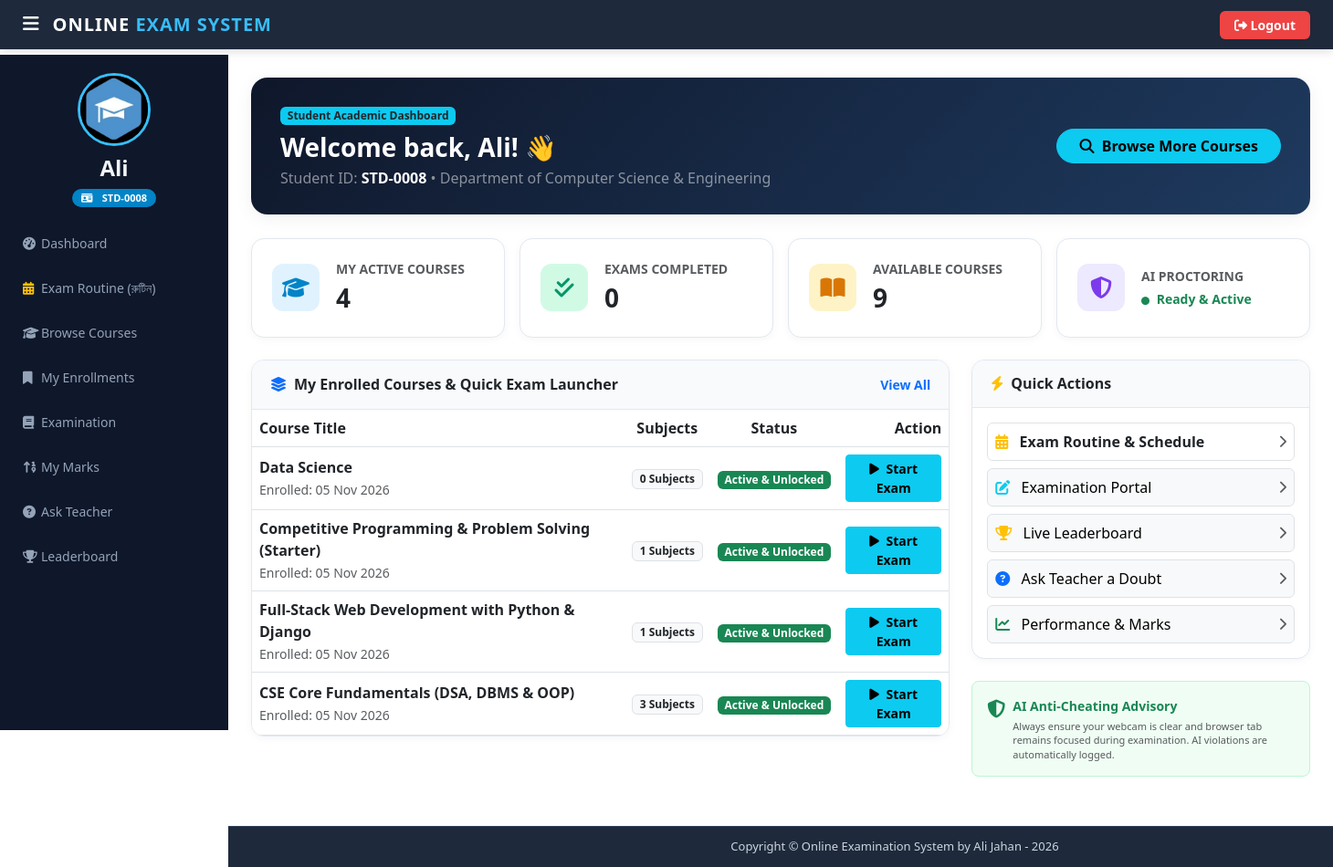
The page /student/student-dashboard (signed in) on the database as committed earlier.
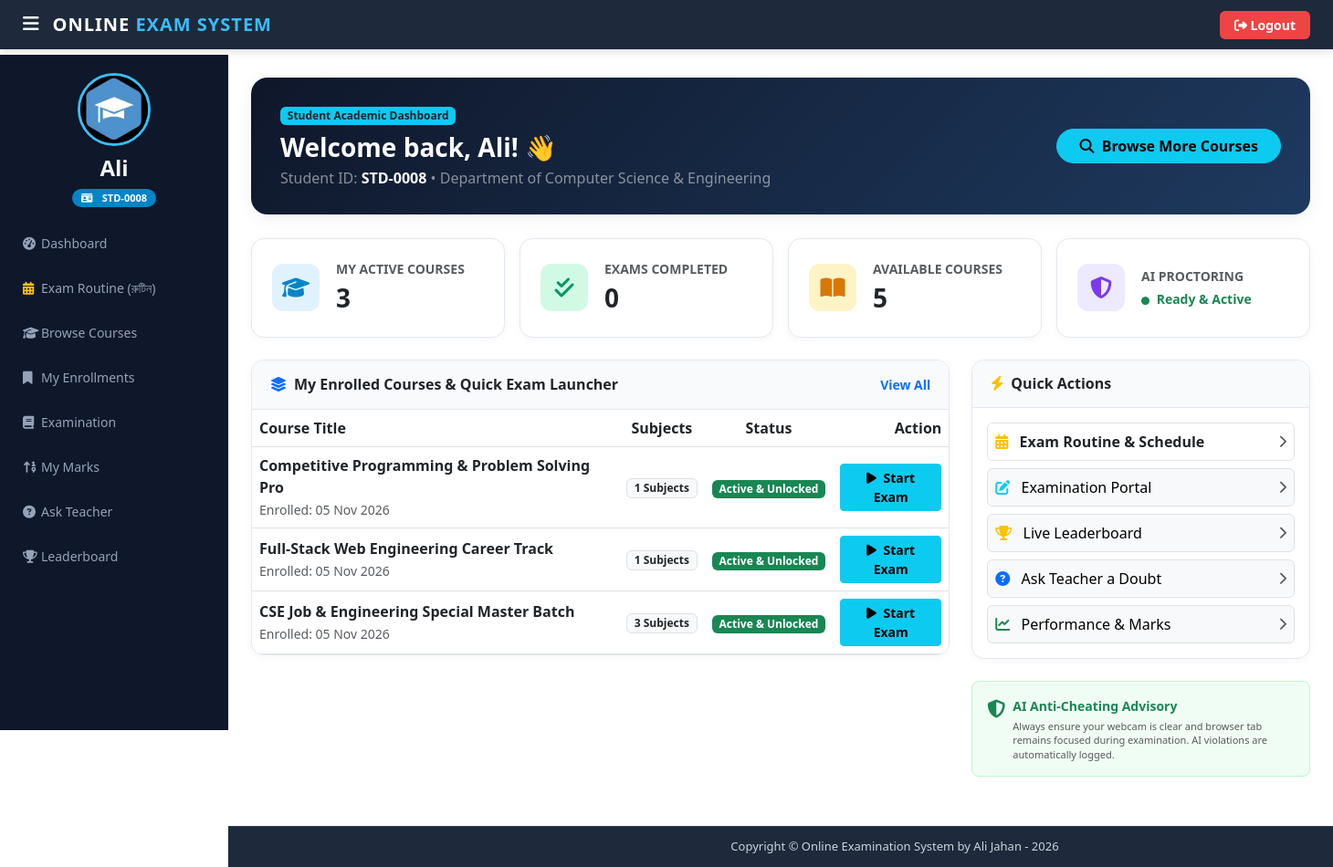
The same page on the database as committed later.
### exam/models.py (models this page shows, shortened)
class Enrollment(models.Model):
    STATUS_CHOICES = [
        ('pending', 'Pending'),
        ('active', 'Active'),
        ('expired', 'Expired'),
        ('cancelled', 'Cancelled'),
    ]
    student = models.ForeignKey(Student, on_delete=models.CASCADE, related_name='enrollments')
    course = models.ForeignKey(Course, on_delete=models.CASCADE, related_name='enrollments')
    status = models.CharField(max_length=20, choices=STATUS_CHOICES, default='pending')
    enrolled_at = models.DateTimeField(auto_now_add=True)
    expires_at = models.DateTimeField(null=True, blank=True)
    class Meta:
        unique_together = ('student', 'course')

class Course(models.Model):
    course_name = models.CharField(max_length=200)
    question_number = models.PositiveIntegerField(default=0)
    total_marks = models.PositiveIntegerField(default=0)
    start_time = models.DateTimeField(null=True, blank=True)
    end_time = models.DateTimeField(null=True, blank=True)
    result_publish_time = models.DateTimeField(null=True, blank=True)
    slug = models.SlugField(max_length=220, unique=True, blank=True, null=True)
    category = models.ForeignKey(CourseCategory, on_delete=models.SET_NULL, null=True, blank=True, related_name='courses')
    teacher = models.ForeignKey(Teacher, on_delete=models.SET_NULL, null=True, blank=True, related_name='courses')
    description = models.TextField(blank=True)
    thumbnail = models.ImageField(upload_to='course_thumbnails/', null=True, blank=True)
    price = models.DecimalField(max_digits=8, decimal_places=2, default=0.00)
    original_price = models.DecimalField(max_digits=8, decimal_places=2, default=0.00, blank=True)
    negative_marking = models.FloatField(default=0.25)
    routine_date = models.DateField(null=True, blank=True)
    routine_syllabus = models.TextField(blank=True, default='')
    batch_title = models.CharField(max_length=150, blank=True, default='')
    is_free = models.BooleanField(default=False)
    is_active = models.BooleanField(default=True)
    created_at = models.DateTimeField(auto_now_add=True, null=True, blank=True)
    updated_at = models.DateTimeField(auto_now=True, null=True, blank=True)
    class Meta:
        ordering = ['-created_at']

### student/views.py (the view)
# urls.py: path('student-dashboard', views.student_dashboard_view,name='student-dashboard'),
@login_required(login_url='studentlogin')
@user_passes_test(is_student)
def student_dashboard_view(request):
    from exam.models import Enrollment, Result
    student = models.Student.objects.get(user_id=request.user.id)
    my_enrollments = Enrollment.objects.filter(student=student, status='active').select_related('course').prefetch_related('course__subjects')
    active_enrollments = my_enrollments.count()
    pending_enrollments = Enrollment.objects.filter(student=student, status='pending').count()
    total_exams_taken = Result.objects.filter(student=student, is_practice=False).count()
    recent_results = Result.objects.filter(student=student).order_by('-date')[:5]
    dict = {
        'student': student,
        'my_enrollments': my_enrollments,
        'total_course': QMODEL.Course.objects.filter(is_active=True).count(),
        'total_question': QMODEL.Question.objects.all().count(),
        'active_enrollments': active_enrollments,
        'pending_enrollments': pending_enrollments,
        'total_exams_taken': total_exams_taken,
        'recent_results': recent_results,
    }
    return render(request, 'student/student_dashboard.html', context=dict)

### student/models.py (called while the page is built)
    @property
    def student_id(self):
        return f"STD-{self.id:04d}"

### student/views.py (called while the page is built)
def is_student(user):
    return user.groups.filter(name='STUDENT').exists()

### templates/student/student_dashboard.html (shortened to what the changed rows need)
{% extends 'student/studentbase.html' %}
{% load static %}
{% block content %}
<link href="https://cdn.jsdelivr.net/npm/bootstrap@5.3.0/dist/css/bootstrap.min.css" rel="stylesheet">
<div class="row g-3 mb-4">
  <div class="col-sm-6 col-xl-3">
    <a href="/my-enrollments" class="kpi-card">
      <div>
        <div class="text-muted small fw-bold text-uppercase">My Active Courses</div>
        <div class="fs-3 fw-bold text-dark">{{ active_enrollments }}</div>
      </div>
    </a>
  </div>
  <div class="col-sm-6 col-xl-3">
    <a href="/courses" class="kpi-card">
      <div>
        <div class="text-muted small fw-bold text-uppercase">Available Courses</div>
        <div class="fs-3 fw-bold text-dark">{{ total_course }}</div>
      </div>
    </a>
  </div>
</div>
<div class="row g-4 mb-4">
  <div class="col-lg-8">
    <div class="content-box">
      <div class="p-0">
        {% if my_enrollments %}
          <div class="table-responsive mb-0">
            <table class="table table-hover align-middle mb-0">
              <thead class="bg-light">
                <tr>
                  <th>Course Title</th>
                  <th class="text-center">Subjects</th>
                  <th class="text-center">Status</th>
                  <th class="text-end">Action</th>
                </tr>
              </thead>
              <tbody>
                {% for enrollment in my_enrollments %}
                <tr>
                  <td>
                    <div class="fw-bold text-dark">{{ enrollment.course.course_name }}</div>
                    <small class="text-muted">Enrolled: {{ enrollment.enrolled_at|date:"d M Y" }}</small>
                  </td>
                  <td class="text-center">
                    <span class="badge bg-light text-dark border">{{ enrollment.course.subjects.count }} Subjects</span>
                  </td>
                  <td class="text-center">
                    <span class="badge bg-success">Active & Unlocked</span>
                  </td>
                  <td class="text-end">
                    <a href="{% url 'take-exam' enrollment.course.id %}" class="btn btn-sm btn-info fw-bold">
                      <i class="fas fa-play me-1"></i> Start Exam
                    </a>
                  </td>
                </tr>
                {% endfor %}
              </tbody>
            </table>
          </div>
        {% endif %}
      </div>
    </div>
  </div>
</div>
{% endblock content %}

Rows that differ between the two databases and show on the page:
removed Enrollment: course.course_name "Data Science", enrolled_at "05 Nov 2026", course.subjects.count "0"
changed through a linked row, Enrollment: course.course_name "Competitive Programming & Problem Solving (Starter)" → "Competitive Programming & Problem Solving Pro"
changed through a linked row, Enrollment: course.course_name "Full-Stack Web Development with Python & Django" → "Full-Stack Web Engineering Career Track"
changed through a linked row, Enrollment: course.course_name "CSE Core Fundamentals (DSA, DBMS & OOP)" → "CSE Job & Engineering Special Master Batch"
Other text that changed with them:
{{ active_enrollments }}: "4" → "3"
{{ total_course }}: "9" → "5"
